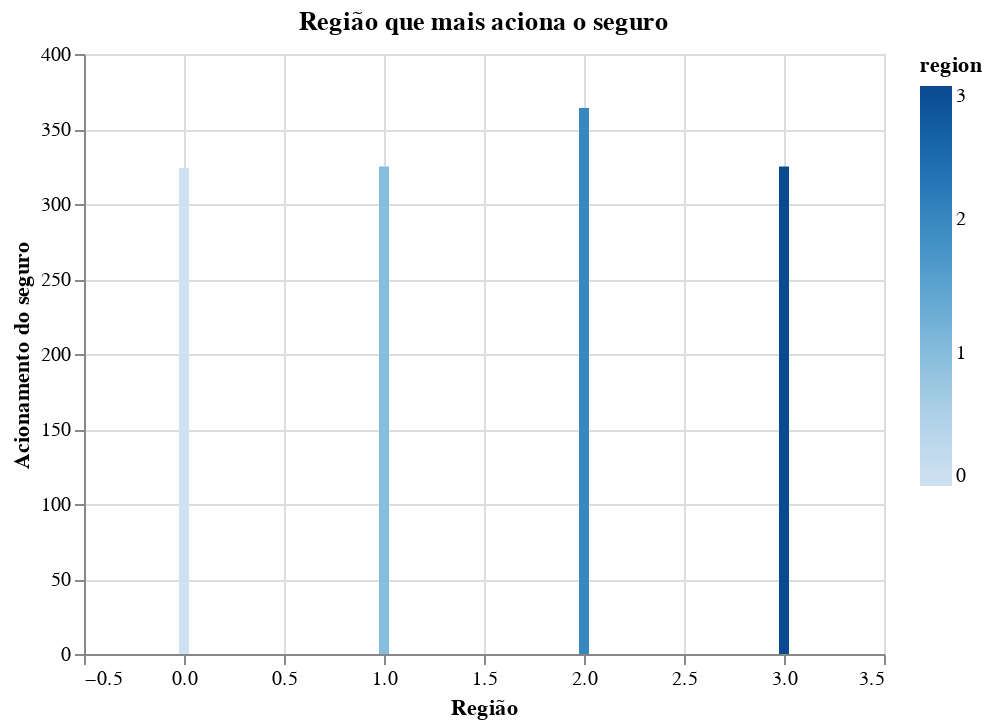

The code cell stored with this chart in its notebook:
### Code cell
alt.Chart(regiao_que_mais_aciona, title="Região que mais aciona o seguro").mark_bar().encode(
    x= alt.X('region', title='Região'),
    y= alt.Y('insuranceclaim', title='Acionamento do seguro'),
    color = alt.Color('region')
).interactive()

### Figure 1 — Vega-Lite specification as saved in the notebook (floating-point values rounded to 4 significant figures)
{"config": {"view": {"continuousWidth": 400, "continuousHeight": 300}}, "data": {"name": "data-4ff975bd22d6efad5603e1bbdda3c1d4"}, "mark": "bar", "encoding": {"color": {"type": "quantitative", "field": "region"}, "x": {"type": "quantitative", "field": "region", "title": "Região"}, "y": {"type": "quantitative", "field": "insuranceclaim", "title": "Acionamento do seguro"}}, "selection": {"selector008": {"type": "interval", "bind": "scales", "encodings": ["x", "y"]}}, "title": "Região que mais aciona o seguro", "$schema": "https://vega.github.io/schema/vega-lite/v4.0.2.json", "datasets": {"data-4ff975bd22d6efad5603e1bbdda3c1d4": [{"region": 0, "insuranceclaim": 324}, {"region": 1, "insuranceclaim": 325}, {"region": 2, "insuranceclaim": 364}, {"region": 3, "insuranceclaim": 325}]}}
